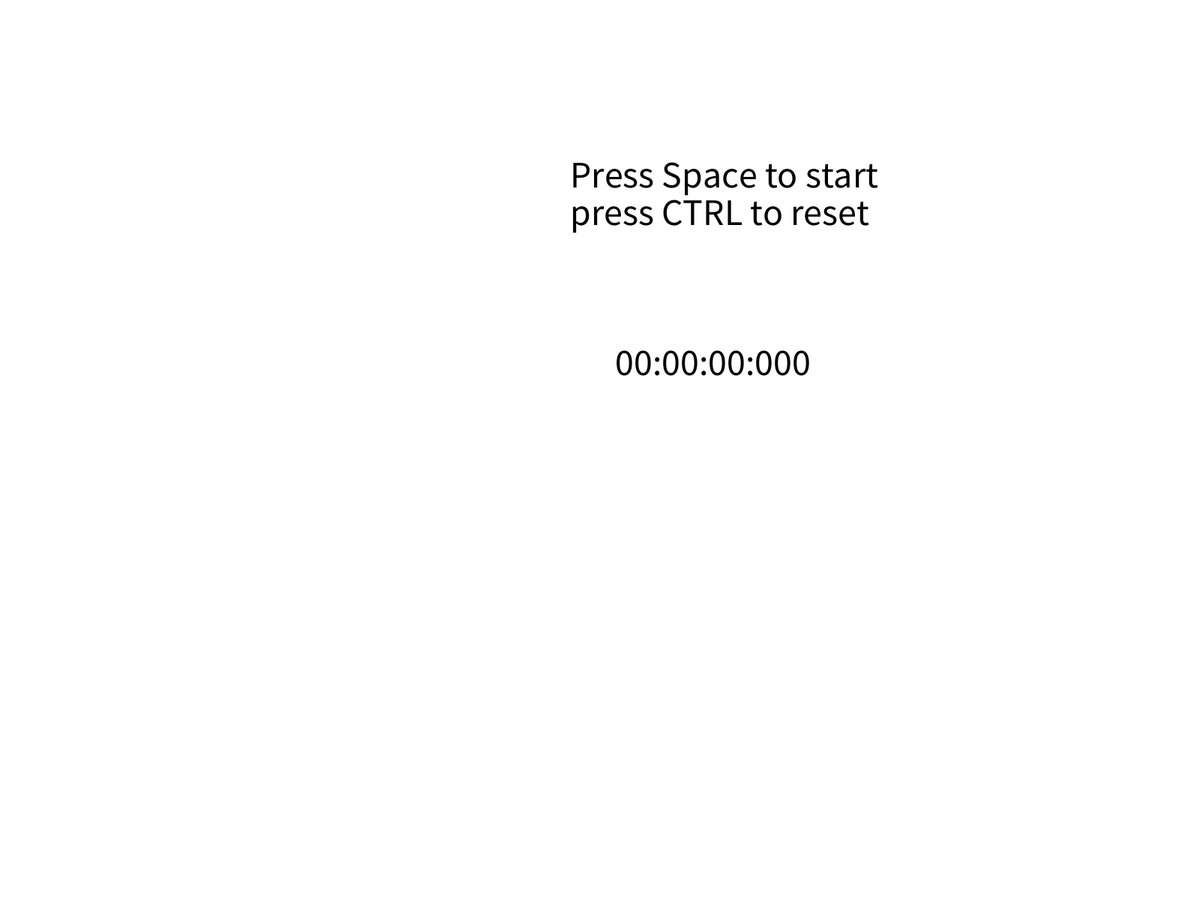
Frame 1 (no input)
Frame 60 (the mouse pressed at the canvas centre just before this capture): identical to frame 1, image omitted
Frame 120 (the mouse held since frame 60 and released just before this capture): identical to frame 1, image omitted

The Processing sketch that drew this single still picture (run headless with seeded random() and noise(); from frame 60 on, the mouse is pressed at the canvas centre):

// Processing sketch: H12_Opd_4
// ── H12_Opd_4.pde
boolean on = false;
int mil;
int s;
int m;
int h;
int a;

void setup() {
  size(1920,1080);
  fullScreen();
}

void draw() {
  background(255,255,255);
   if (on){
    mil=millis()-a;
  }

  if (mil>=1000){
    s++;
    a+=1000;
  }
  if (s==60){
    m++;
    s=0;
  }
  if (m==60){
    h++;
    m=0;
  }

  fill(0,0,0);
  textSize(50);
  text(nf(h,2)+":"+nf(m,2)+":"+nf(s,2)+":"+nf(mil,3),820,500);

   fill(0,0,0);

    text("Press Space to start",760,250);
    text("press CTRL to reset",760,300);

}

void keyPressed() {
  if (keyCode==32 && !on){
    on=true;
    a=millis();
  } else if (keyCode==32){
    on = false;
  }
  else if (keyCode==17){
    on=false;
    mil=0;
    s=0;
    m=0;
    h=0;
  }
}
